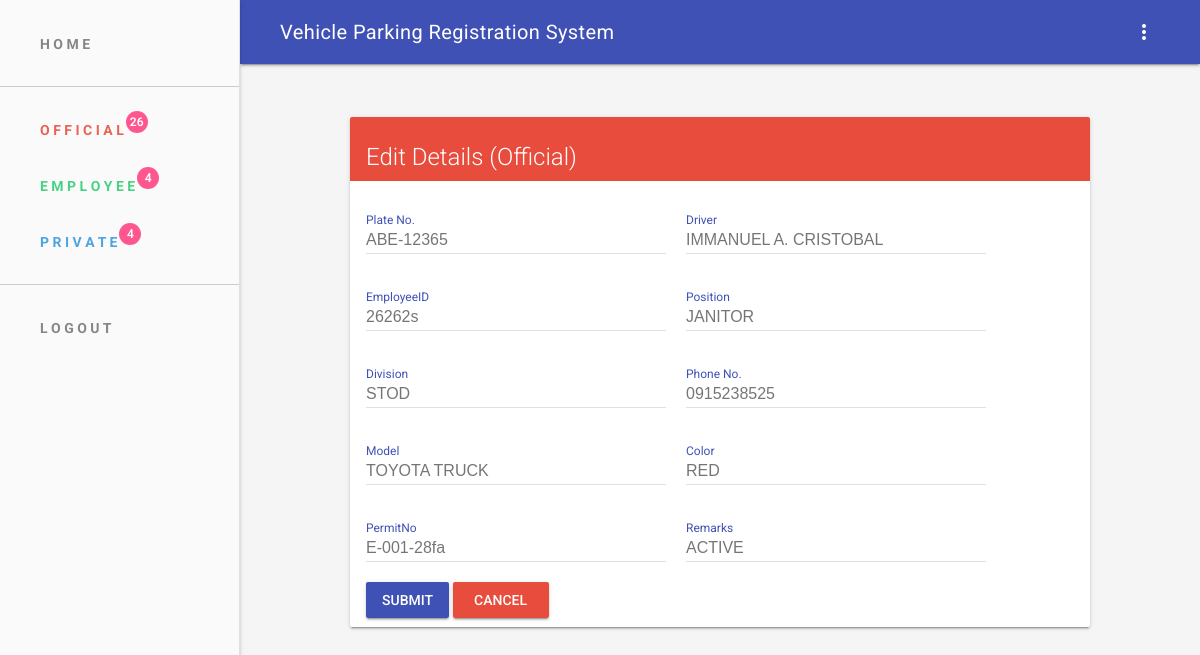
/edit_official.php?ID=1 (signed in), run on the app's committed database.
### tables this page shows
CREATE TABLE `official_vehicles` (
  `ID` int(11) NOT NULL,
  `PlateNo` varchar(255) NOT NULL,
  `Driver` varchar(50) NOT NULL,
  `EmployeeID` varchar(50) NOT NULL,
  `Position` varchar(50) NOT NULL,
  `Division` varchar(50) NOT NULL,
  `PhoneNo` varchar(50) NOT NULL,
  `Model` varchar(20) NOT NULL,
  `Color` varchar(50) NOT NULL,
  `PermitNo` varchar(50) NOT NULL,
  `Remarks` varchar(50) NOT NULL
);

### edit_official.php (the view, shortened to what this page needs)
	<?php
		include 'inc/header.php';
		require_once "db/config.php";
	$PlateNo = $Driver = $EmployeeID = $Position = $Division = $PhoneNo = $Model = $Color = $PermitNo = $Remarks = "";
	$PlateNo_err = $Driver_err = $EmployeeID_err = $Position_err = $Division_err = $PhoneNo_err = $Model_err = $Color_err = $PermitNo_err = $Remarks_err = "";
	if(isset($_POST["ID"]) && !empty($_POST["ID"]))
	{
		$ID = $_POST["ID"];
		 $input_PlateNo = trim($_POST["PlateNo"]);
		    if(empty($input_PlateNo)){
		        $PlateNo_err = " : Please enter Plate No. ";
		    }
		     else{
		        $PlateNo = $input_PlateNo;
		    }
		 $input_Driver = trim($_POST["Driver"]);
		    if(empty($input_Driver)){
		        $Driver_err = " : Please enter Driver.";
		    }
		    else{
		        $Driver = $input_Driver;
		    }
		 $input_EmployeeID = trim($_POST["EmployeeID"]);
		    if(empty($input_EmployeeID)){
		        $EmployeeID_err = " : Please enter the EmployeeID.";
		    }
		    else{
		        $EmployeeID = $input_EmployeeID;
		    }
		$input_Position = trim($_POST["Position"]);
		    if(empty($input_Position)){
		        $Position_err = " : Please enter Position.";
		    } else{
		        $Position = $input_Position;
		    }
	   $input_Division = trim($_POST["Division"]);
		    if(empty($input_Division)){
		        $Division_err = " : Please enter Division.";
		    }
		    else{
		        $Division = $input_Division;
		    }
		$input_PhoneNo = trim($_POST["PhoneNo"]);
		    if(empty($input_PhoneNo)){
		        $PhoneNo_err = " : Please enter the PhoneNo.";
		    } else{
		        $PhoneNo = $input_PhoneNo;
		    }
		$input_Model = trim($_POST["Model"]);
		    if(empty($input_Model)){
		        $Model_err = " : Please enter Model.";
		    } else{
		        $Model = $input_Model;
		    }
		$input_Color = trim($_POST["Color"]);
		    if(empty($input_Color)){
		        $Color_err = " : Please enter Color.";
		    }
		    else{
		        $Color = $input_Color;
		    }
		$input_PermitNo = trim($_POST["PermitNo"]);
		    if(empty($input_PermitNo)){
		        $PermitNo_err = " : Please enter PermitNo.";
		    } else{
		        $PermitNo = $input_PermitNo;
		    }
		$input_Remarks = trim($_POST["Remarks"]);
		    if(empty($input_Remarks)){
		        $Remarks_err = " : Please enter Remarks.";
		    }
		    else{
		        $Remarks = $input_Remarks;
		    }
			    if(empty($PlateNo_err) && empty($Driver_err) && empty($EmployeeID_err) && empty($Position_err) && empty($Division_err) && empty($PhoneNo_err) && empty($Model_err) && empty($Color_err) && empty($PermitNo_err) && empty($Remarks_err)){
			 		$sql = "UPDATE official_vehicles SET PlateNo=?, Driver=?, EmployeeID=?, Position=?, Division=?, PhoneNo=? , Model=?, Color=?, PermitNo=?, Remarks=?  WHERE ID=?";
			        if($stmt = $dbconn->prepare($sql)){
			            $stmt->bind_param("ssssssssssi", $param_PlateNo, $param_Driver, $param_EmployeeID, $param_Position, $param_Division, $param_PhoneNo, $param_Model, $param_Color, $param_PermitNo, $param_Remarks, $param_ID);
			            $param_PlateNo 			= $PlateNo;
			            $param_Driver 			= $Driver;
			            $param_EmployeeID 		= $EmployeeID;
			            $param_Position 		= $Position;
			            $param_Division	 		= $Division;
			            $param_PhoneNo			= $PhoneNo;
			            $param_Model 			= $Model;
			            $param_Color 			= $Color;
			            $param_PermitNo 		= $PermitNo;
			            $param_Remarks 			= $Remarks;
			            $param_ID 				= $ID;
			            if($stmt->execute()){
							echo "Successfully Added!";
			                echo "<script>window.location.href='h-official';</script>";
			                exit();
			            } else{
			                echo "Something went wrong. Please try again later.";
			            }
			        }
			        $stmt->close();
			    }
			    $dbconn->close();
			}
			else{
			    if(isset($_GET["ID"]) && !empty(trim($_GET["ID"]))){
			        $sql = "SELECT * FROM official_vehicles WHERE ID = ?";
			        if($stmt = $dbconn->prepare($sql)){
			            $stmt->bind_param("i", $param_ID);
			            if($stmt->execute()){
			                $result = $stmt->get_result();
			                if($result->num_rows == 1){
			                    $row = $result->fetch_array(MYSQLI_ASSOC);
			                    $PlateNo 		= $row["PlateNo"];
			                    $Driver 		= $row["Driver"];
			                    $EmployeeID 	= $row["EmployeeID"];
			                    $Position 		= $row["Position"];
			                    $Division 		= $row["Division"];
			                    $PhoneNo 		= $row["PhoneNo"];
			                    $Model 			= $row["Model"];
			                    $Color 			= $row["Color"];
			                    $PermitNo 		= $row["PermitNo"];
			                    $Remarks		= $row["Remarks"];
			                } else{
			                    header("location: error.php");
			                    exit();
			                }
			            } else{
			                echo "Oops! Something went wrong. Please try again later.";
			            }
			        }
			    }  else{
			        header("location: error.php");
			        exit();
			    }
			}
		?>
	<main class="mdl-layout__content mdl-color--grey-100">
        <div class="mdl-grid">
<div id ="card_container">
<div class="demo-card-wide mdl-card mdl-shadow--2dp">
  <div class="mdl-card__title" style="background-color: #e74c3c;">
    <h2 class="mdl-card__title-text">Edit Details (Official)</h2>
  </div>
  <div class="mdl-card__supporting-text">
    <form action="<?php echo htmlspecialchars($_SERVER["PHP_SELF"]); ?>" method="post">
      <div class="div" >
	  <div  class="div_textfield mdl-textfield mdl-js-textfield mdl-textfield--floating-label" <?php echo (!empty($PlateNo_err)) ? 'has-error' : ''; ?>">
	    <input id="textfield" class="mdl-textfield__input" type="text" name="PlateNo" value="<?php echo $PlateNo; ?>">
	    <label class="form-label mdl-textfield__label">Plate No. <span style="color: red;"><?php echo $PlateNo_err;?></span>
		</label>
	   </div>
	    <div  class="div_textfield mdl-textfield mdl-js-textfield mdl-textfield--floating-label" <?php echo (!empty($Driver_err)) ? 'has-error' : ''; ?>">
	    <input id="textfield" class="mdl-textfield__input" type="text" name="Driver" value="<?php echo $Driver; ?>" id="last">
	    <label class="form-label mdl-textfield__label">Driver <span style="color: red;"><?php echo $Driver_err;?></span>
	    </label>
	  </div>
      </div>
      <div class="div">
	  <div  class="div_textfield mdl-textfield mdl-js-textfield  mdl-textfield--floating-label" <?php echo (!empty($EmployeeID_err)) ? 'has-error' : ''; ?>">
	    <input id="textfield" class="mdl-textfield__input" type="text" name="EmployeeID" value="<?php echo $EmployeeID; ?>" id="first">
	    <label class="form-label mdl-textfield__label">EmployeeID <span style="color: red;"><?php echo $EmployeeID_err;?></span>
	    </label>
	  </div>
	    <div  class="div_textfield mdl-textfield mdl-js-textfield mdl-textfield--floating-label" <?php echo (!empty($Position_err)) ? 'has-error' : ''; ?>">
	    <input id="textfield" class="mdl-textfield__input" type="text" name="Position" value="<?php echo $Position; ?>" id="last" >
	    <label class="form-label mdl-textfield__label">Position <span style="color: red;"><?php echo $Position_err;?></span>
	    </label>
	  </div>
      </div>
      <div class="div">
	  <div id="textfield" class="div_textfield mdl-textfield mdl-js-textfield mdl-textfield--floating-label" <?php echo (!empty($Division_err)) ? 'has-error' : ''; ?>">
	    <input class="mdl-textfield__input" type="text" name="Division" value="<?php echo $Division; ?>" id="first" >
	     <label class="form-label form-label mdl-textfield__label">Division <span style="color: red;"><?php echo $Division_err;?></span>
	    </label>
	  </div>
	     <div id="textfield"class="div_textfield mdl-textfield mdl-js-textfield mdl-textfield--floating-label" <?php echo (!empty($PhoneNo_err)) ? 'has-error' : ''; ?>">
		    <input class="mdl-textfield__input" type="text" name="PhoneNo" value="<?php echo $PhoneNo; ?>" id="last">
		     <label class="form-label mdl-textfield__label">Phone No. <span style="color: red;"><?php echo $PhoneNo_err;?></span>
	    	</label>
		  </div>
      </div>
      <div class="div">
	  <div id="textfield" class="div_textfield mdl-textfield mdl-js-textfield mdl-textfield--floating-label" <?php echo (!empty($Model_err)) ? 'has-error' : ''; ?>">
	    <input class="mdl-textfield__input" type="text" name="Model" value="<?php echo $Model; ?>" id="first" >
	    <label class="form-label mdl-textfield__label">Model <span style="color: red;"><?php echo $Model_err;?></span>
	    </label>
	  </div>
	     <div id="textfield" class="div_textfield mdl-textfield mdl-js-textfield mdl-textfield--floating-label" <?php echo (!empty($Color_err)) ? 'has-error' : ''; ?>">
	    <input class="mdl-textfield__input" type="text" name="Color" value="<?php echo $Color; ?>" id="first" >
	    <label class="form-label mdl-textfield__label">Color <span style="color: red;"><?php echo $Color_err;?></span>
	    </label>
	  </div>
      </div>
      <div class="div">
	      <div id="textfield" class="div_textfield mdl-textfield mdl-js-textfield mdl-textfield--floating-label">
		    <input class="mdl-textfield__input" type="text" name="PermitNo" value="<?php echo $PermitNo; ?>" id="first" >
		    <label class="form-label mdl-textfield__label">PermitNo <span style="color: red;"><?php echo $PermitNo_err;?></span>
	   	 	</label>
		  </div>
		  <div id="textfield" class="div_textfield mdl-textfield mdl-js-textfield mdl-textfield--floating-label">
		    <input class="mdl-textfield__input" type="text" name="Remarks" value="<?php echo $Remarks; ?>" id="first" >
		    <label class="form-label mdl-textfield__label">Remarks <span style="color: red;"><?php echo $Remarks_err;?></span>
	   	 	</label>
		  </div>
      </div>
      <input type="submit" class="mdl-button mdl-js-button mdl-button--raised mdl-js-ripple-effect mdl-button--colored" value="Submit">
       <a class="mdl-button mdl-js-button mdl-button--raised mdl-js-ripple-effect" style="background-color: #e74c3c; color: white;" href="h-official.php">
			   Cancel
	   </a>
</form>
  </div>
</div>
  </div>
</div>
</div>
<?php include 'inc/footer.php'; ?>

### assets/css/styles.css (style rules this page uses)
html, body { font-family: 'Roboto', 'Helvetica', sans-serif; }

### edit_official.php (style rules this page uses)
.demo-card-wide.mdl-card { width: 740px; height: 510px; }
.div { display:flex; margin-top: 10px; justify-content: left; }
.demo-card-wide { height: 200px; // outline: limegreen 10px solid; }
.demo-card-wide > .mdl-card__title { color: #fff; height: 64px; background-color: #3498db; }
.mdl-card__title-text { position: relative; top: 6px; }
#card_container { height: 600px; width:100%; display:flex; flex-direction: row; // outline: red solid 10px; justify-content: center; align-items: center; }
#textfield { width: 300px; }
.div_textfield { margin-right: 20px; }
.form-label { color: #e74c3c; }

### data on the page
official_vehicles: PlateNo "ABE-12365", Driver "IMMANUEL A. CRISTOBAL", EmployeeID "26262s", Position "JANITOR", Division "STOD", PhoneNo "0915238525", Model "TOYOTA TRUCK", Color "RED", PermitNo "E-001-28fa", Remarks "ACTIVE"
